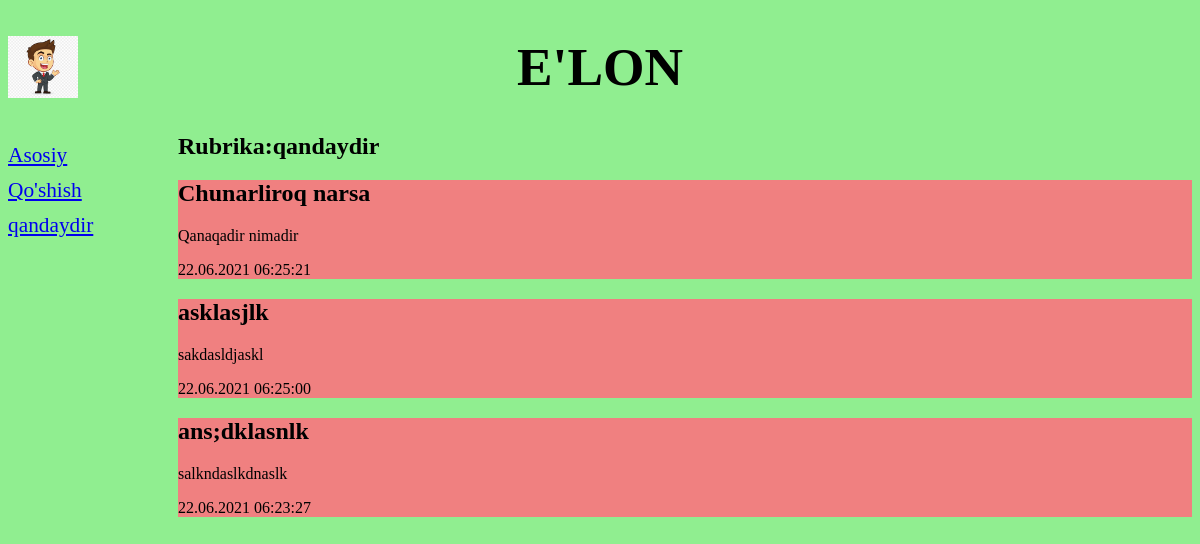
The app's page /1/, older data.
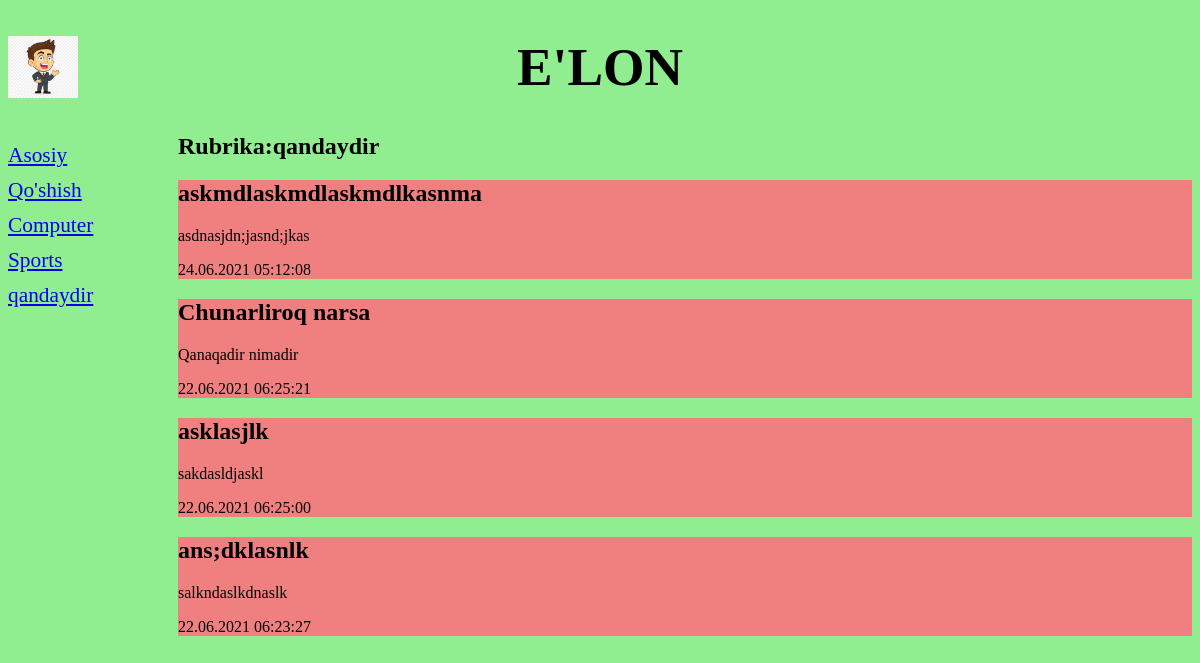
The same page, newer data.
### bboard/models.py (models this page shows, shortened)
class Rubric(models.Model):
    name = models.CharField(max_length=20, db_index=True,verbose_name='Nomi')
    class Meta:
        verbose_name_plural = 'Rubrikalar'
        verbose_name = 'Rubrika'
        ordering = ['name']

class Bb(models.Model):
    title = models.CharField(max_length=50, verbose_name='elon')
    content = models.TextField(null=True,blank=True,verbose_name='mazmuni')
    price = models.FloatField(null=True,blank=True,verbose_name='narx')
    published = models.DateTimeField(auto_now_add=True, db_index=True,verbose_name='chop qilingan sana')
    rubric = models.ForeignKey(Rubric,on_delete=models.CASCADE)
    class Meta:
        verbose_name_plural = "E'lonlar"
        verbose_name = "E'lon"
        ordering = ['-published']
    """
    CREATE TABLE "bboard_bb"(
        "id" integer NOT NULL PRIMARY KEY AUTOINCREMENT,
        "title" varchar(50) NOT NULL,
        "content" text NULL,
        "price" real NULL,
        "published" datetime NOT NULL,
    );
    CREATE INDEX "bboard_bb_published_58fde1db5" ON "bboar_bb"("published");
    COMMIT;

    """

### bboard/views.py (the view)
# urls.py: path('<int:rubric_id>/',by_rubric,name="by_rubric"),
def by_rubric(request,rubric_id):
    bbs = Bb.objects.filter(rubric=rubric_id)
    rubrics = Rubric.objects.all()
    current_rubric = Rubric.objects.get(pk=rubric_id)
    context = {'bbs':bbs,'rubrics':rubrics,'current_rubric':current_rubric}
    return render(request,'by_rubric.html',context)

### bboard/templates/by_rubric.html (shortened to what this page needs)
{% extends 'layoutbasic.html'%}
{% block content %}
<h2>Rubrika:{{current_rubric.name}}</h2>
{% for bb in bbs %}
<div>
    <h2>{{bb.title}}</h2>
    <p>{{bb.content}}</p>
    <p>{{bb.published|date:"d.m.Y H:i:s"}}</p>
</div>
{% endfor %}
{% endblock %}

### bboard/templates/layoutbasic.html (shortened to what this page needs)
<!DOCTYPE html>
<html lang="en">
{%load static%}
<head>
    <link rel="stylesheet" href="{%static 'style.css'%}" type="text/css">
</head>
<body>
    <header>
        <h1>E'lon</h1>
    </header>
    <nav>
        <a href="{% url 'index' %}">Asosiy</a>
        <a href="{% url 'add' %}">Qo'shish</a>
        {% for rubric in rubrics %}
            <a href="{% url 'by_rubric' rubric.pk %}">{{rubric.name}}</a>
        {% endfor %}
    </nav>
    <section>
    {% block content%}
    {%endblock%}
    </section>
</body>
</html>

Row changes from the older to the newer data that the page shows:
added Rubric: name "Computer"
added Rubric: name "Sports"
added Bb: title "askmdlaskmdlaskmdlkasnma", content "asdnasjdn;jasnd;jkas", published "24.06.2021 05:12:08"
